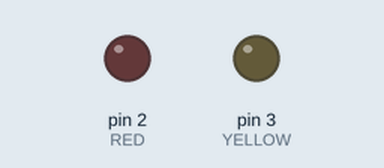
A sketch run on a simulated Arduino Uno, built with avr-gcc and run on an emulated ATmega328P. Shown: output pins drawn as LEDs (lit = HIGH). Dashed ring = blinking. What the sketch prints to the serial monitor is not drawn.

Above: at 1.0 s.
At 2.5 s:
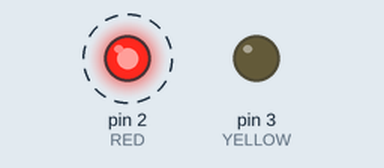
At 8.5 s:
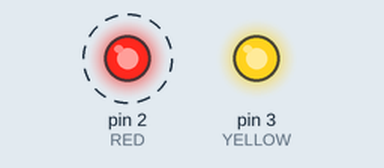
Timing chart, 0 to 9.2 s (numbered marks = the images above):
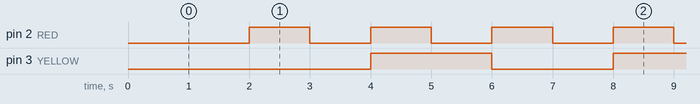

The sketch:

Time_millis_static2_LED_2.ino.ino
```cpp
#define RED 2
#define YELLOW 3

void setup() {
  // put your setup code here, to run once:
  Serial.begin(9600);
  pinMode(RED,OUTPUT);
  pinMode(YELLOW,OUTPUT);
}

void loop() {
  // put your main code here, to run repeatedly:
  intervalOne();
  intervalTwo();
}


void intervalOne(){
  static bool ledState = false;
  static unsigned long previousTime = millis();
  unsigned long currentTime;
  currentTime = millis();
  if(currentTime-previousTime >= 1000){
    previousTime = currentTime;
    Serial.println("每隔1秒執行一次");
    ledState = !ledState;
    if(ledState == false){
      digitalWrite(RED,HIGH);
    }else{
      digitalWrite(RED,LOW);
    }
  }
}

void intervalTwo(){
  static bool ledState = false;
  static unsigned long previousTime = millis();
  unsigned long currentTime;
  currentTime = millis();
  if(currentTime-previousTime >= 2000){
    previousTime = currentTime;
    Serial.println("每隔 2 秒執行一次");
    ledState = !ledState;
    if(ledState == false){
      digitalWrite(YELLOW,HIGH);
    }else{
      digitalWrite(YELLOW,LOW);
    }
  }
}
```

Measured:
- by itself, pin 2 (RED): alternates HIGH for 1.0 s and LOW for 1.0 s
- by itself, pin 3 (YELLOW): alternates HIGH for 2.0 s and LOW for 2.0 s
